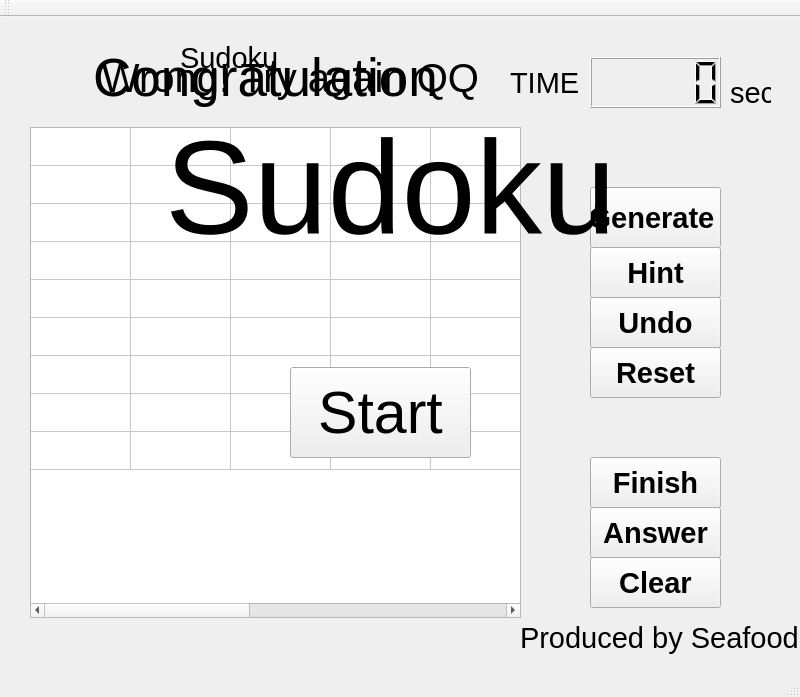
<?xml version="1.0" encoding="UTF-8"?>
<ui version="4.0">
 <class>MainWindow</class>
 <widget class="QMainWindow" name="MainWindow">
  <property name="geometry">
   <rect>
    <x>0</x>
    <y>0</y>
    <width>800</width>
    <height>697</height>
   </rect>
  </property>
  <property name="font">
   <font>
    <pointsize>22</pointsize>
   </font>
  </property>
  <property name="windowTitle">
   <string>MainWindow</string>
  </property>
  <widget class="QWidget" name="centralWidget">
   <widget class="QLabel" name="label">
    <property name="geometry">
     <rect>
      <x>180</x>
      <y>10</y>
      <width>171</width>
      <height>61</height>
     </rect>
    </property>
    <property name="styleSheet">
     <string notr="true">font: 57 38pt &quot;Ubuntu&quot;;</string>
    </property>
    <property name="text">
     <string>Sudoku</string>
    </property>
    <property name="textFormat">
     <enum>Qt::PlainText</enum>
    </property>
    <property name="scaledContents">
     <bool>false</bool>
    </property>
    <property name="margin">
     <number>1</number>
    </property>
    <property name="indent">
     <number>0</number>
    </property>
   </widget>
   <widget class="QTableWidget" name="tableWidget">
    <property name="geometry">
     <rect>
      <x>30</x>
      <y>110</y>
      <width>491</width>
      <height>491</height>
     </rect>
    </property>
    <property name="font">
     <font>
      <pointsize>38</pointsize>
     </font>
    </property>
    <property name="rowCount">
     <number>9</number>
    </property>
    <property name="columnCount">
     <number>9</number>
    </property>
    <attribute name="horizontalHeaderVisible">
     <bool>false</bool>
    </attribute>
    <attribute name="verticalHeaderVisible">
     <bool>false</bool>
    </attribute>
    <row/>
    <row/>
    <row/>
    <row/>
    <row/>
    <row/>
    <row/>
    <row/>
    <row/>
    <column/>
    <column/>
    <column/>
    <column/>
    <column/>
    <column/>
    <column/>
    <column/>
    <column/>
   </widget>
   <widget class="QPushButton" name="pushButton_gen">
    <property name="geometry">
     <rect>
      <x>590</x>
      <y>170</y>
      <width>131</width>
      <height>61</height>
     </rect>
    </property>
    <property name="font">
     <font>
      <pointsize>22</pointsize>
      <weight>75</weight>
      <bold>true</bold>
     </font>
    </property>
    <property name="text">
     <string>Generate </string>
    </property>
   </widget>
   <widget class="QPushButton" name="pushButton_hint">
    <property name="geometry">
     <rect>
      <x>590</x>
      <y>230</y>
      <width>131</width>
      <height>51</height>
     </rect>
    </property>
    <property name="font">
     <font>
      <weight>75</weight>
      <bold>true</bold>
     </font>
    </property>
    <property name="text">
     <string>Hint</string>
    </property>
   </widget>
   <widget class="QPushButton" name="pushButton_clear">
    <property name="geometry">
     <rect>
      <x>590</x>
      <y>330</y>
      <width>131</width>
      <height>51</height>
     </rect>
    </property>
    <property name="font">
     <font>
      <weight>75</weight>
      <bold>true</bold>
     </font>
    </property>
    <property name="text">
     <string>Reset</string>
    </property>
   </widget>
   <widget class="QPushButton" name="pushButton_answer">
    <property name="geometry">
     <rect>
      <x>590</x>
      <y>490</y>
      <width>131</width>
      <height>51</height>
     </rect>
    </property>
    <property name="font">
     <font>
      <weight>75</weight>
      <bold>true</bold>
     </font>
    </property>
    <property name="text">
     <string>Answer</string>
    </property>
   </widget>
   <widget class="QPushButton" name="pushButton_undo">
    <property name="geometry">
     <rect>
      <x>590</x>
      <y>280</y>
      <width>131</width>
      <height>51</height>
     </rect>
    </property>
    <property name="font">
     <font>
      <weight>75</weight>
      <bold>true</bold>
     </font>
    </property>
    <property name="text">
     <string>Undo</string>
    </property>
   </widget>
   <widget class="QPushButton" name="pushButton_start">
    <property name="geometry">
     <rect>
      <x>290</x>
      <y>350</y>
      <width>181</width>
      <height>91</height>
     </rect>
    </property>
    <property name="font">
     <font>
      <pointsize>44</pointsize>
     </font>
    </property>
    <property name="text">
     <string>Start</string>
    </property>
   </widget>
   <widget class="QLabel" name="label_2">
    <property name="geometry">
     <rect>
      <x>110</x>
      <y>60</y>
      <width>561</width>
      <height>221</height>
     </rect>
    </property>
    <property name="font">
     <font>
      <pointsize>100</pointsize>
     </font>
    </property>
    <property name="text">
     <string>Sudoku</string>
    </property>
    <property name="alignment">
     <set>Qt::AlignCenter</set>
    </property>
   </widget>
   <widget class="QLCDNumber" name="lcdNumber">
    <property name="geometry">
     <rect>
      <x>590</x>
      <y>40</y>
      <width>131</width>
      <height>51</height>
     </rect>
    </property>
   </widget>
   <widget class="QPushButton" name="pushButton_finish">
    <property name="geometry">
     <rect>
      <x>590</x>
      <y>440</y>
      <width>131</width>
      <height>51</height>
     </rect>
    </property>
    <property name="font">
     <font>
      <weight>75</weight>
      <bold>true</bold>
     </font>
    </property>
    <property name="text">
     <string>Finish</string>
    </property>
   </widget>
   <widget class="QLabel" name="label_con">
    <property name="geometry">
     <rect>
      <x>60</x>
      <y>0</y>
      <width>411</width>
      <height>121</height>
     </rect>
    </property>
    <property name="font">
     <font>
      <pointsize>40</pointsize>
     </font>
    </property>
    <property name="text">
     <string>Congratulation</string>
    </property>
    <property name="alignment">
     <set>Qt::AlignCenter</set>
    </property>
   </widget>
   <widget class="QLabel" name="label_try">
    <property name="geometry">
     <rect>
      <x>40</x>
      <y>10</y>
      <width>501</width>
      <height>101</height>
     </rect>
    </property>
    <property name="font">
     <font>
      <pointsize>30</pointsize>
     </font>
    </property>
    <property name="text">
     <string>Wrong! Try again QQ</string>
    </property>
    <property name="alignment">
     <set>Qt::AlignCenter</set>
    </property>
   </widget>
   <widget class="QLabel" name="label_time">
    <property name="geometry">
     <rect>
      <x>510</x>
      <y>40</y>
      <width>71</width>
      <height>51</height>
     </rect>
    </property>
    <property name="text">
     <string>TIME</string>
    </property>
   </widget>
   <widget class="QLabel" name="label_sec">
    <property name="geometry">
     <rect>
      <x>730</x>
      <y>60</y>
      <width>41</width>
      <height>31</height>
     </rect>
    </property>
    <property name="text">
     <string>sec</string>
    </property>
   </widget>
   <widget class="QLabel" name="label_pro">
    <property name="geometry">
     <rect>
      <x>520</x>
      <y>570</y>
      <width>291</width>
      <height>101</height>
     </rect>
    </property>
    <property name="text">
     <string>Produced by Seafood</string>
    </property>
   </widget>
   <widget class="QPushButton" name="pushButton_rem">
    <property name="geometry">
     <rect>
      <x>590</x>
      <y>540</y>
      <width>131</width>
      <height>51</height>
     </rect>
    </property>
    <property name="font">
     <font>
      <weight>75</weight>
      <bold>true</bold>
     </font>
    </property>
    <property name="text">
     <string>Clear</string>
    </property>
   </widget>
  </widget>
  <widget class="QMenuBar" name="menuBar">
   <property name="geometry">
    <rect>
     <x>0</x>
     <y>0</y>
     <width>800</width>
     <height>37</height>
    </rect>
   </property>
  </widget>
  <widget class="QToolBar" name="mainToolBar">
   <attribute name="toolBarArea">
    <enum>TopToolBarArea</enum>
   </attribute>
   <attribute name="toolBarBreak">
    <bool>false</bool>
   </attribute>
  </widget>
  <widget class="QStatusBar" name="statusBar"/>
 </widget>
 <layoutdefault spacing="6" margin="11"/>
 <resources/>
 <connections/>
</ui>
